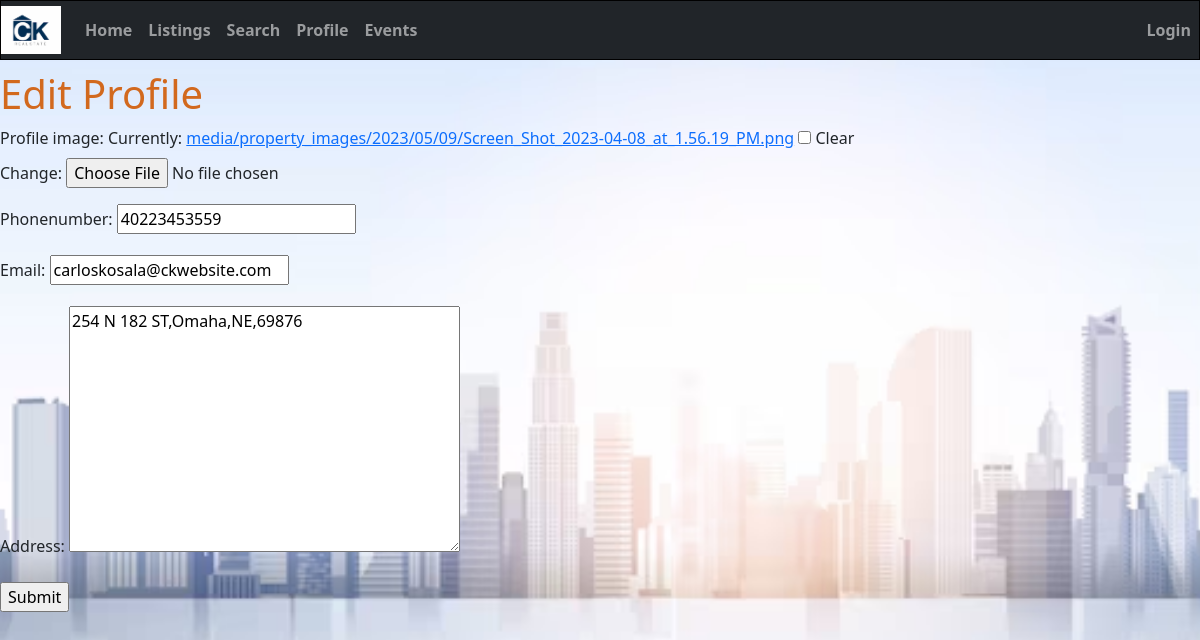
The app's page /edit_profile/, older data.
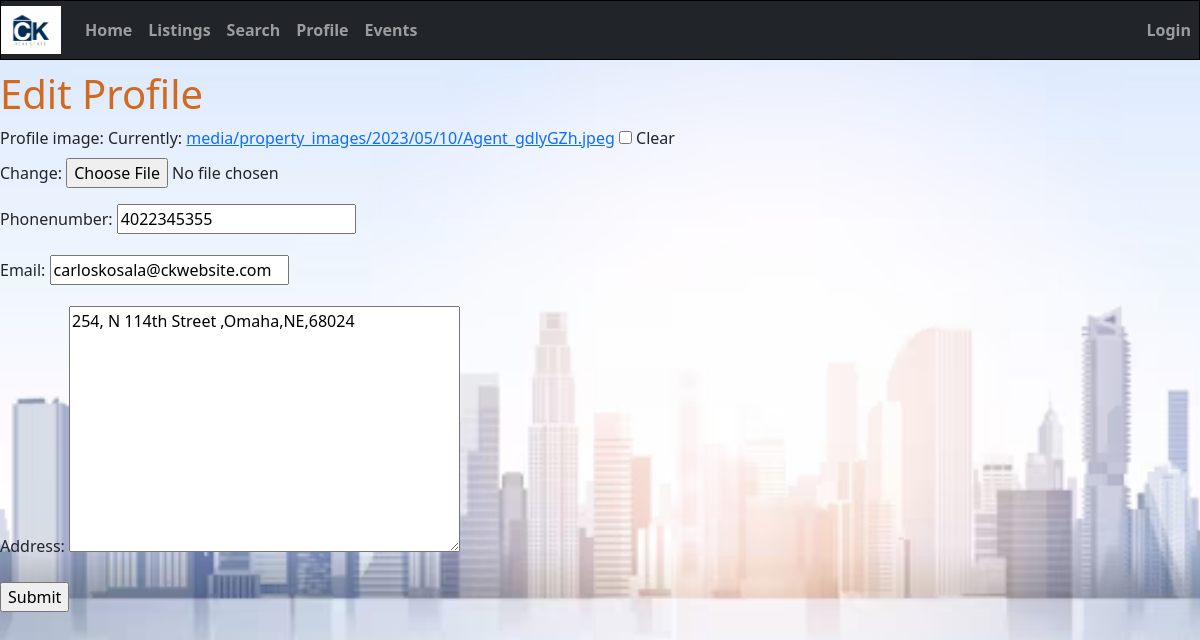
The same page, newer data.
### home/models.py (models this page shows)
class Profile(models.Model):
    profile_image = models.ImageField(upload_to='media/property_images/%Y/%m/%d/', blank=True)
    name = models.CharField(max_length=50)
    phonenumber = models.IntegerField(max_length=10)
    email = models.EmailField(max_length=50)
    address = models.TextField(max_length=50)

### home/views.py (the view)
# urls.py: path('edit_profile/', views.edit_profile, name='edit_profile'),
def edit_profile(request):
    profile = Profile.objects.get()
    if request.method == 'POST':
        form = ProfileForm(request.POST, request.FILES, instance=profile)
        if form.is_valid():
            form.save()
            return redirect('home:profile')
    else:
        form = ProfileForm(instance=profile)
    return render(request, 'edit_profile.html', {'form': form})

### home/forms.py
class ProfileForm(forms.ModelForm):
    class Meta:
        model = Profile
        fields = ['profile_image', 'phonenumber', 'email', 'address']

### templates/edit_profile.html (shortened to what this page needs)
{% extends 'base.html' %}
{% load static %}
{% block content %}
    <!DOCTYPE html>
<html lang="en">
<head>
  <h1>Edit Profile</h1>
  <form method="POST" enctype="multipart/form-data">
    {{ form.as_p }}
    <input type="submit" value="Submit">
  </form>
    </head>
<body>
</body>
</html>
{% endblock %}

Row changes from the older to the newer data that the page shows:
changed Profile "carloskosala@ckwebsite.com": phonenumber "40223453559" → "4022345355"; address "254 N 182 ST,Omaha,NE,69876" → "254, N 114th Street ,Omaha,NE,68024"
Text that changed along with them:
text no longer shown: "Profile image: Currently: media/property_images/2023/05/09/Screen_Shot_2023-04-08_at_1.56.19_PM.png Clear Change: Phonenumber: Email: Address:"
text now shown: "Profile image: Currently: media/property_images/2023/05/10/Agent_gdlyGZh.jpeg Clear Change: Phonenumber: Email: Address:"
